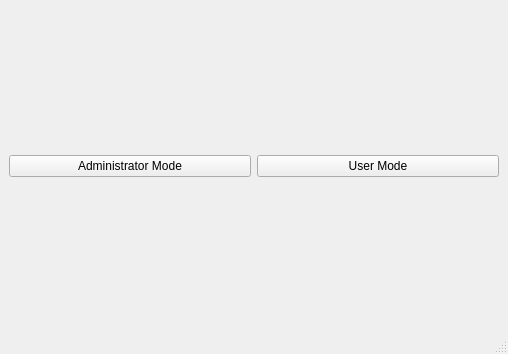
<?xml version="1.0" encoding="UTF-8"?>
<ui version="4.0">
 <class>MainWindow</class>
 <widget class="QMainWindow" name="MainWindow">
  <property name="geometry">
   <rect>
    <x>0</x>
    <y>0</y>
    <width>508</width>
    <height>354</height>
   </rect>
  </property>
  <property name="windowTitle">
   <string>MainWindow</string>
  </property>
  <widget class="QWidget" name="centralwidget">
   <layout class="QHBoxLayout" name="horizontalLayout">
    <item>
     <widget class="QPushButton" name="AdministratorModeButton">
      <property name="text">
       <string>Administrator Mode</string>
      </property>
     </widget>
    </item>
    <item>
     <widget class="QPushButton" name="UserModeButton">
      <property name="text">
       <string>User Mode</string>
      </property>
     </widget>
    </item>
   </layout>
  </widget>
  <widget class="QMenuBar" name="menubar">
   <property name="geometry">
    <rect>
     <x>0</x>
     <y>0</y>
     <width>508</width>
     <height>25</height>
    </rect>
   </property>
  </widget>
  <widget class="QStatusBar" name="statusbar"/>
 </widget>
 <resources/>
 <connections>
  <connection>
   <sender>AdministratorModeButton</sender>
   <signal>clicked()</signal>
   <receiver>MainWindow</receiver>
   <slot>AdministratorMode()</slot>
   <hints>
    <hint type="sourcelabel">
     <x>101</x>
     <y>184</y>
    </hint>
    <hint type="destinationlabel">
     <x>100</x>
     <y>249</y>
    </hint>
   </hints>
  </connection>
  <connection>
   <sender>UserModeButton</sender>
   <signal>clicked()</signal>
   <receiver>MainWindow</receiver>
   <slot>UserMode()</slot>
   <hints>
    <hint type="sourcelabel">
     <x>264</x>
     <y>179</y>
    </hint>
    <hint type="destinationlabel">
     <x>262</x>
     <y>240</y>
    </hint>
   </hints>
  </connection>
 </connections>
 <slots>
  <slot>AdministratorMode()</slot>
  <slot>UserMode()</slot>
  <slot>Exit()</slot>
 </slots>
</ui>
